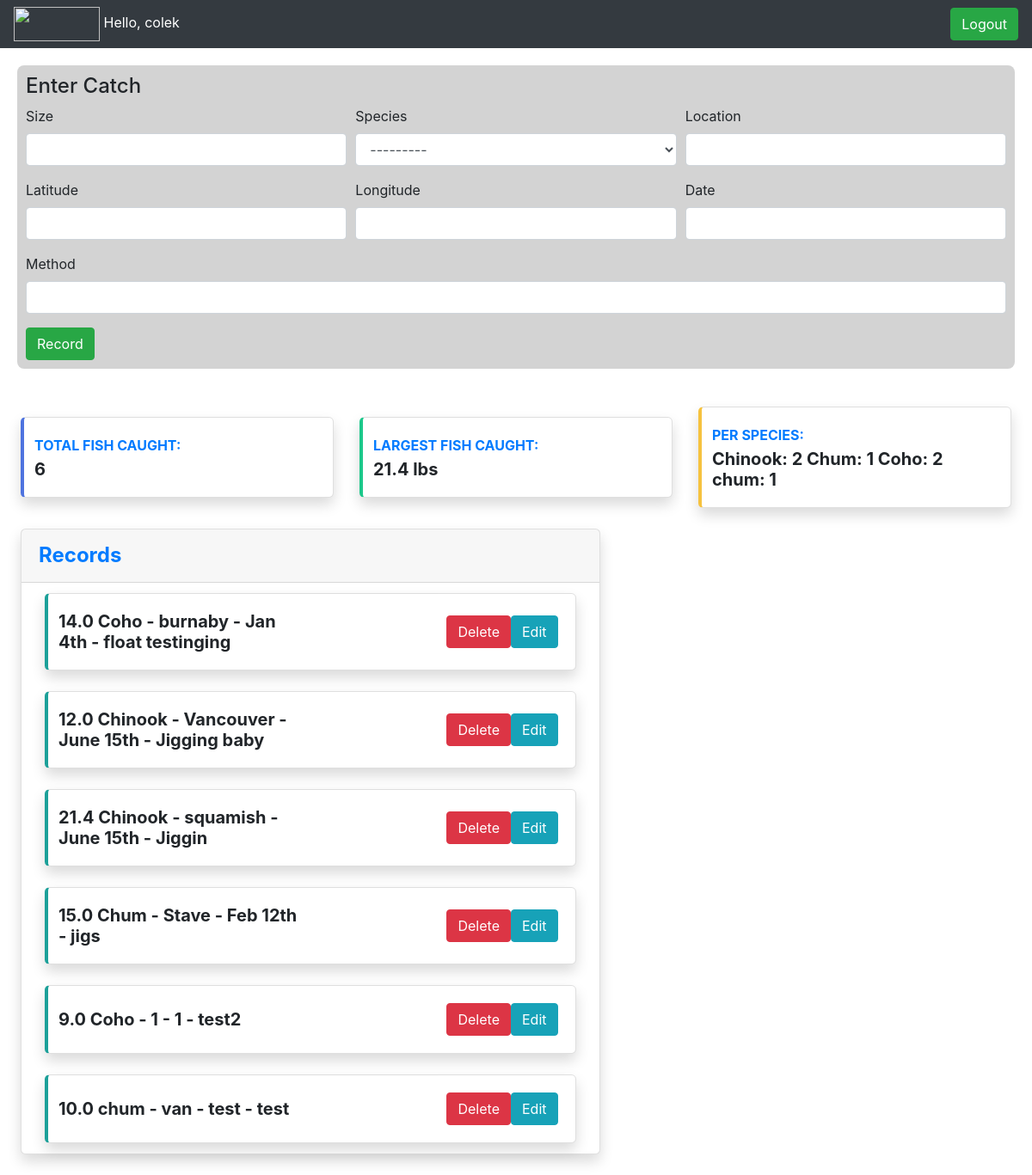
The app's page / (signed in) with its own data.
### myapp/models.py (models this page shows)
class JournalRecord(models.Model):
        species_choice = (
        ('Chum', 'Chum'),
        ('Coho', 'Coho'),
        ('Chinook', 'Chinook'),
        ('Pink', 'Pink'),
        ('Sockeye', 'Sockeye'),
        ('Trout', 'Trout')
        )
        size = models.FloatField()
        species = models.CharField(max_length=50, choices=species_choice)
        location = models.CharField(max_length=100)
        latitude = models.FloatField()
        longitude = models.FloatField()
        date = models.CharField(max_length=100)
        method = models.CharField(max_length=300)
        user = models.ForeignKey(User, on_delete=models.CASCADE)
        def __str__(self):
            return str(self.size) + " " + self.species +  " - " + self.location + " - " + self.date + " - " + self.method

### myapp/views.py (the view, shortened to what this page needs)
# urls.py: path('', views.FishJournal_detail, name='fj2'),
@login_required(login_url='login')
def FishJournal_detail(request):
    form = JournalRecordForm()
    records = JournalRecord.objects.all().filter(user=request.user)
    lists = reversed(records)
    total = len(records)
    per = JournalRecord.objects.values('species').annotate(Count('id')).filter(id__count__gt=0, user=request.user)
    largest = records.order_by('-size')[0]
    m = folium.Map(width=600, height=475, location=[49.2827, -123.1207])
    for x in records:
        folium.Marker(
            location=[x.latitude, x.longitude],
            popup=f'{x.size}, {x.species}',
        ).add_to(m)
    m.add_child(folium.LatLngPopup())
    m = m._repr_html_()
    context = {'lists':lists, 'form':form, 'total':total, 'largest':largest, 'per':per, 'm':m}
    return render(request, "form.html", context)

### myapp/forms.py
class JournalRecordForm(forms.ModelForm):
    class Meta:
        model = JournalRecord
        fields = '__all__'
        exclude = ["user"]

### myapp/templates/form.html (shortened to what this page needs)
{% load crispy_forms_tags %}
<link rel="stylesheet" href="https://stackpath.bootstrapcdn.com/bootstrap/4.1.3/css/bootstrap.min.css">
<html lang="en">
<head>
</head>
<body>
  {% include "./navbar.html" %}
  <form action="." method='post'>
    <div class="entry">
    <h4> Enter Catch </h4>
      <div class='form-row'>
        <div class="form col-md-4">
          {{ form.size|as_crispy_field }}
        </div>
        <div class="form col-md-4">
          {{ form.species|as_crispy_field }}
        </div>
        <div class="form col-md-4">
          {{ form.location|as_crispy_field }}
        </div>
      </div>
      <div class="form-row pt-0">
        <div class="form col-md-4">
          {{ form.latitude|as_crispy_field }}
        </div>
        <div class="form col-md-4">
          {{ form.longitude|as_crispy_field }}
        </div>
        <div class="form col-md-4">
          {{ form.date|as_crispy_field }}
        </div>
      </div>
      <div class="form-row pt-0">
          <div class="form col-md">
            {{ form.method|as_crispy_field }}
          </div>
      </div>
      <button type="submit" class="btn btn-success">Record</button>
    </div>
  </form>
  <div class="row p-4">
    <div class="col-xl col-md-6 mb-4 m-auto">
        <div class="card border-left-primary shadow h-100 py-2">
            <div class="card-body">
                <div class="row no-gutters align-items-center">
                    <div class="col mr-2">
                        <div class="text-xs font-weight-bold text-primary text-uppercase mb-1">
                          Total fish caught:</div>
                        <div class="h5 mb-0 font-weight-bold text-gray-800">{{ total }}</div>
                    </div>
                </div>
            </div>
        </div>
    </div>
    <div class="col-xl col-md-6 mb-4 m-auto">
      <div class="card border-left-success shadow h-100 py-2">
          <div class="card-body">
              <div class="row no-gutters align-items-center">
                  <div class="col mr-2">
                      <div class="text-xs font-weight-bold text-primary text-uppercase mb-1">
                        Largest fish caught: </div>
                      <div class="h5 mb-0 font-weight-bold text-gray-800">{{ largest.size }} lbs</div>
                  </div>
              </div>
          </div>
      </div>
  </div>
  <div class="col-xl col-md-6 mb-5 m-auto">
    <div class="card border-left-warning shadow h-100 py-2">
        <div class="card-body">
            <div class="row no-gutters align-items-center">
                <div class="col mr-2">
                    <div class="text-xs font-weight-bold text-primary text-uppercase mb-1">
                        Per Species: </div>
                    <div class="h5 mb-0 font-weight-bold text-gray-800">
                        {% for s in per %}
                        {{ s.species }}: {{ s.id__count }}
                        {% endfor %}</div>
                    </div>
              </div>
          </div>
      </div>
    </div>
  </div>
  <div class='row pl-4'>
    <div class="col-auto col-lg-7">
      <div class="card shadow mb-4">
          <div class="card-header py-3 d-flex flex-row align-items-center justify-content-between">
              <h4 class="m-0 font-weight-bold text-primary">Records</h4>
          </div>
          {% for JournalRecord in lists %}
          <div class="card-body">
            <div class="col-xl col-md-6 mb-1 m-auto">
              <div class="card border-left-secondary shadow h-100 py-2">
                <div class="card-body">
                      <div class="row no-gutters align-items-center">
                          <div class="col mr-2">
                            <div class="h5 mb-0 font-weight-bold text-gray-800">{{ JournalRecord }}</div>
                          </div>
                          <div class="col mr-2">
                            <button class="btn btn-info float-right"  type="button"><a href="./{{JournalRecord.id}}/update" class='text-white'>Edit</a></button>
                            <button class="btn btn-danger float-right"  type="button"><a href='./{{JournalRecord.id}}/delete' class='text-white'>Delete</a></button>
                          </div>
                      </div>
                </div>
              </div>
            </div>
        </div>
        {% endfor %}
      </div>
    </div>
    <div class="col">
    </div>
  </div>
</body>
</html>

### myapp/templates/navbar.html
<nav class='navbar  navbar-light bg-dark'>
    <a href='http://127.0.0.1:8000/' class=navbar-brand'>
      <img src='https://i.postimg.cc/6QKFnxjG/fishlogo2.png' style=width:100px;height:40px>
      <span class='text'>Hello, {{request.user}}</span>
      <button class="btn btn-success"  type="button"><a href="{% url 'logout' %}" class='text-white'>Logout</a></button>
    </a>
</nav>

### myapp/templates/form.html (style rules this page uses)
.entry { background-color: lightgrey; border-radius: 8px; margin: 20px; padding: 10px; }
.text { color: white; }
.card { position: relative; display: flex; flex-direction: column; min-width: 0; word-wrap: break-word; background-color: #fff; background-clip: border-box; border-radius: 0.35rem; }
.card-body { flex: 1 1 auto; min-height: 1px; padding: .75rem; }
.border-left-primary { border-left: 0.25rem solid #4e73df !important; }
.border-left-success { border-left: 0.25rem solid #1cc88a !important; }
.border-left-warning { border-left: 0.25rem solid #f6c23e !important; }
.border-left-secondary { border-left: 0.25rem solid #1ca099 !important; }

### records on screen
JournalRecord: size "21.4", size+species+location "21.4 Chinook - squamish - June 15th - Jiggin"
JournalRecord: size+species+location "14.0 Coho - burnaby - Jan 4th - float testinging"
JournalRecord: size+species+location "12.0 Chinook - Vancouver - June 15th - Jigging baby"
JournalRecord: size+species+location "15.0 Chum - Stave - Feb 12th - jigs"
JournalRecord: size+species+location "9.0 Coho - 1 - 1 - test2"
JournalRecord: size+species+location "10.0 chum - van - test - test"

### other values on screen
{{ request.user }} "colek"
{{ total }} "6"
{{ s.species }} "Chinook" "Chum" "Coho" "chum"
{{ s.id__count }} "2" "1" "2" "1"
